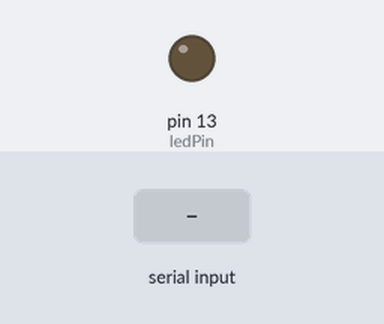
Bench run of a sketch on a simulated Arduino Uno, built with avr-gcc and run on an emulated ATmega328P. Shown: output pins drawn as LEDs (lit = HIGH). Dashed ring = blinking. Inputs (shaded band) come from the test bench. Random numbers use the default seed unless the sketch sets one; what the sketch prints to the serial monitor is not drawn.

Above: at 1.2 s.
1.3 s: "1" received over Serial
At 1.4 s:
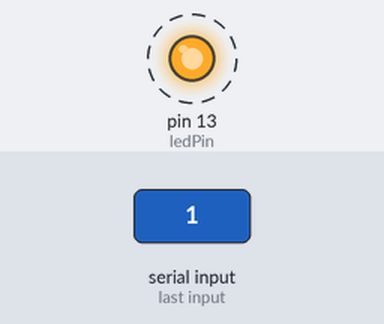
Timing chart, 0 to 4.3 s (numbered marks = the images above; inputs shaded):
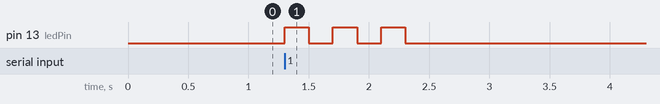

The sketch:

sketch_07_06.ino
```cpp
//sketch 07-06

const int ledPin = 13;

void setup() {
  pinMode(ledPin, OUTPUT);
  Serial.begin(9600);
  randomSeed(analogRead(0));
}

void loop() {
  if (Serial.available() > 0) {
    int number = random(1, 7);
    blink(number);
    Serial.println(number);
    Serial.read();
  }
}

void blink(int n) {
  for (int i = 0; i < n; i ++) {
    digitalWrite(ledPin, HIGH);
    delay(200);
    digitalWrite(ledPin, LOW);
    delay(200);
  }
}
```

Measured:
- after the input at 1.3 s, pin 13 (ledPin): alternates HIGH for 0.20 s and LOW for 0.20 s, 6 changes in all, then stays LOW, starting at once
